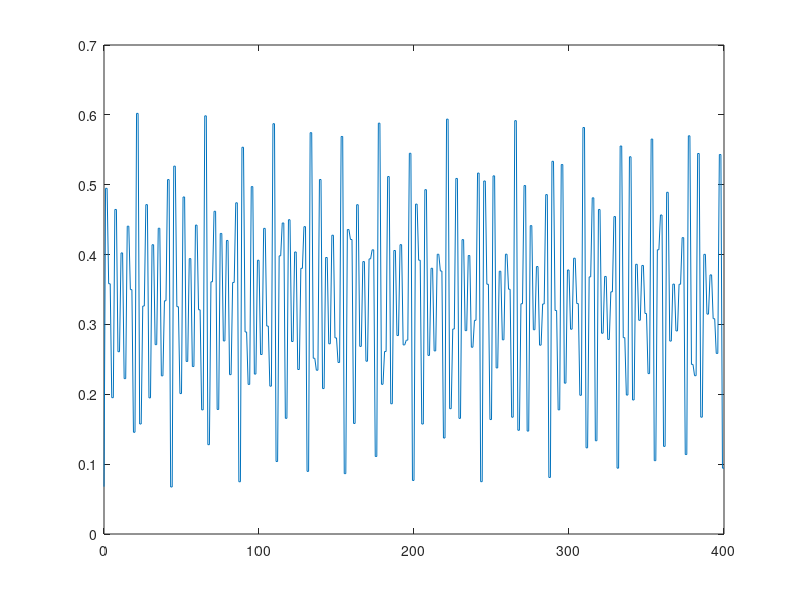

Recreate this plot in MATLAB.
clear;
clc;
format long
tic;

%% paramter
myseed = 1;
rng(myseed)

L = 4;
num_T = 200;
T = 0:2*num_T;
nT = 2*num_T+1;
len = 2^L;
g0 = pi/2+0.0;
J0 = -1;
g1 = pi/2+0.1;
x = (0:L)';
xx = (1:L)';

C_dag = [0 1;0 0];
C = [0 0;1 0];
ni = [1;0];
K = [1 0;0 -1];
I2 = eye(2);
sigmaz = [1;-1];

%% construction of Hamiltonian
% Hxx
Hxx = zeros(len);
for i = 1:L-1
    temp = 1;
    temp = kron(temp,eye(2^(i-1)));
    temp = kron(temp,(C_dag+C));
    temp = kron(temp,(C_dag+C));
    temp = kron(temp,eye(2^(L-i-1)));
    Hxx = Hxx + temp;
end
% i = L
temp = C_dag-C;
for i = 2:L-1
    temp = kron(temp,K);
end
temp = kron(temp,(C_dag-C));
Hxx = Hxx + temp;

% Hz
Hz = zeros(len,1);
for i = 1:L
    temp = 1;
    temp = kron(temp, ones(2^(i-1),1));
    temp = kron(temp,ni);
    temp = kron(temp, ones(2^(L-i),1));
    Hz = Hz + temp;
end
Hz = 2*Hz - L*ones(len,1);

%% initial state

H0 = g0*diag(Hz) + J0*Hxx;
[V, D] = eig(H0);
e = diag(D);
phi0 = V(:,1);
e_GS = D(1,1);

phi = phi0;
phit_store = zeros(len,nT);
phit_store(:,1) = phi0;

[Vx,Dx] = eig(J0*Hxx);
ex = diag(Dx);

trans_z = exp(-1i*g1*Hz);
trans_x = exp(-1i*ex);

for i = 1:num_T
    % Hxx
    temp = Vx'*phi;
    temp = temp.*trans_x;
    phi = Vx*temp;
    phit_store(:,2*i) = phi;

    % Hz
    phi = trans_z.*phi;
    phit_store(:,2*i+1) = phi;
end

%% calculate observable

Msz1sz2 = kron(sigmaz,sigmaz);
Msz1sz2 = kron(Msz1sz2,ones(2^(L-2),1));
Mn1 = kron(ni,ones(2^(L-1),1));
Mn2 = kron([1;1],ni);
Mn2 = kron(Mn2,ones(2^(L-2),1));
Mn3 = kron(ones(4,1),ni);
Mn3 = kron(Mn3,ones(2^(L-3),1));
Mn1n2 = kron(ni,ni);
Mn1n2 = kron(Mn1n2,ones(2^(L-2),1));
sz1sz2 = sum(conj(phit_store).*(Msz1sz2.*phit_store));
n1 = sum(conj(phit_store).*(Mn1.*phit_store));
n2 = sum(conj(phit_store).*(Mn2.*phit_store));
n3 = sum(conj(phit_store).*(Mn3.*phit_store));
n1n2 = sum(conj(phit_store).*(Mn1n2.*phit_store));

MC1j = cell(L,1);
MC1j{1} = diag(Mn1);
C1j = zeros(L,nT);
C1j(1,:) = n1;
MF1j = cell(L,1);
F1j = zeros(L,nT);
for j = 2:L
    temp = C_dag;
    for i = 1:j-2
        temp = kron(temp,K);
    end
%     temp = kron(temp,eye(2^(j-2)));
    temp = kron(temp,C);
    temp = kron(temp,eye(2^(L-j)));
    MC1j{j} = temp;
    C1j(j,:) = real(sum(conj(phit_store).*(temp*phit_store)));

    temp = C_dag;
    for i = 1:j-2
        temp = kron(temp,K);
    end
%     temp = kron(temp,eye(2^(j-2)));
    temp = kron(temp,C_dag);
%     temp = kron(temp,eye(2^(L-j)));
    for i = j+1:L
        temp = kron(temp,K);
    end
    MF1j{j} = temp;
    F1j(j,:) = sum(conj(phit_store).*(temp*phit_store));
end

n1n2_check = n1.*n2+abs(F1j(2,:)).^2-abs(C1j(2,:)).^2;

% sx = zeros(L,nT);
% for i = 1:L
%     sx(i,:) = sum(conj(phit_store).*(matrix_sx{i}*phit_store));
% end
% sx_mean = sum(sx)/L;

figure;
set(gcf, 'position', [250 70 1400 900]);
% subplot(2,1,1)
plot(T,n1);

toc;